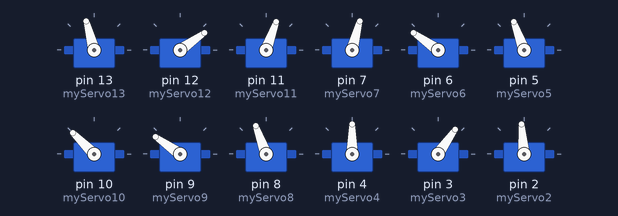
Recording of a sketch running on a simulated Arduino Uno, built with avr-gcc and run on an emulated ATmega328P. On the bench: 12 × servo.

Above: at 0.05 s.
At 0.5 s:
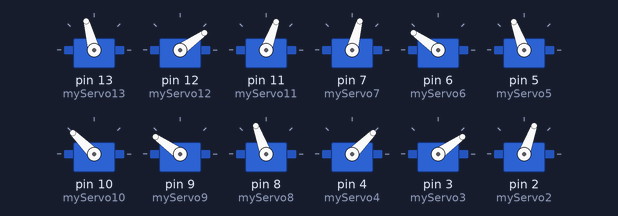
At 0.75 s:
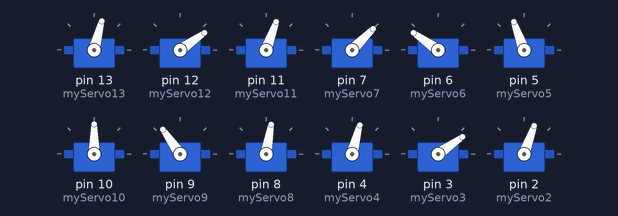
At 1.0 s:
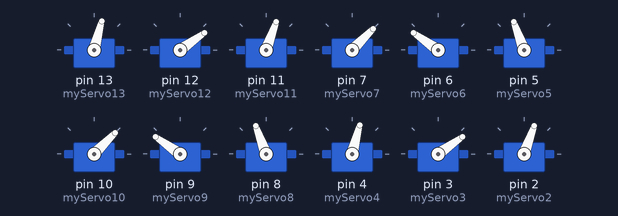
At 1.5 s:
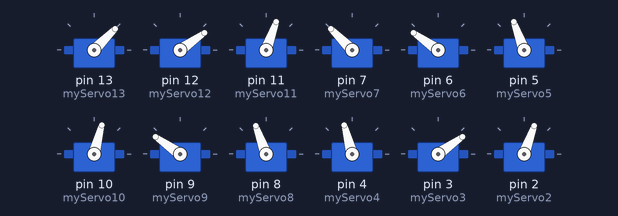
At 2.0 s:
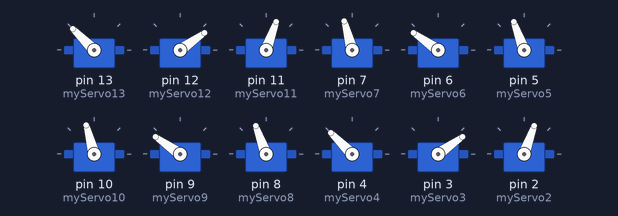
Timing chart, 0 to 4.6 s (numbered marks = the images above):
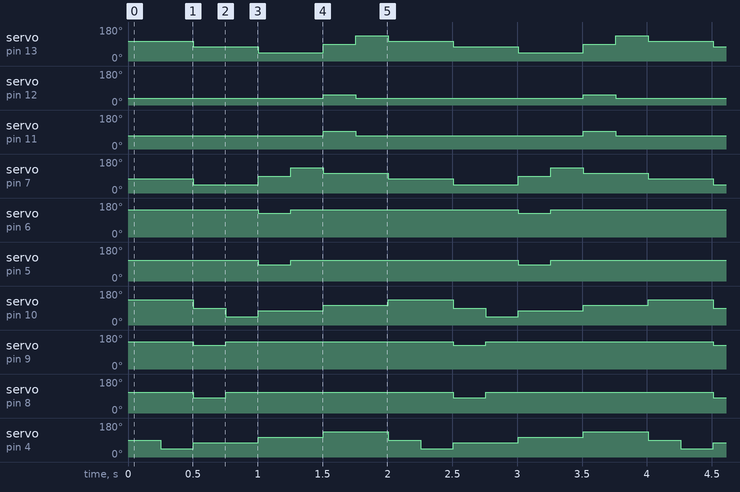

The sketch:

Albert_Walking_Robot_Final.ino
```cpp
// Ardublockly generated sketch
#include <Servo.h>

int delay2;

Servo myServo13;
Servo myServo12;
Servo myServo11;
Servo myServo7;
Servo myServo6;
Servo myServo5;
Servo myServo10;
Servo myServo9;
Servo myServo8;
Servo myServo4;
Servo myServo3;
Servo myServo2;

void setup() {
  myServo13.attach(13);
  myServo12.attach(12);
  myServo11.attach(11);
  myServo7.attach(7);
  myServo6.attach(6);
  myServo5.attach(5);
  myServo10.attach(10);
  myServo9.attach(9);
  myServo8.attach(8);
  myServo4.attach(4);
  myServo3.attach(3);
  myServo2.attach(2);
}

void loop() {
  delay2 = 250;

  myServo13.write(105);
  myServo12.write(35);
  myServo11.write(70);
  myServo7.write(75);
  myServo6.write(145);
  myServo5.write(110);
  myServo10.write(135);
  myServo9.write(145);
  myServo8.write(110);
  myServo4.write(90);
  myServo3.write(55);
  myServo2.write(95);
  delay(delay2);
  myServo4.write(45);
  myServo3.write(35);
  myServo2.write(70);
  delay(delay2);
  myServo13.write(75);
  myServo12.write(35);
  myServo11.write(70);
  myServo7.write(45);
  myServo6.write(145);
  myServo5.write(110);
  myServo10.write(90);
  myServo9.write(125);
  myServo8.write(80);
  myServo4.write(75);
  myServo3.write(35);
  myServo2.write(70);
  delay(delay2);
  myServo10.write(45);
  myServo9.write(145);
  myServo8.write(110);
  delay(delay2);
  myServo13.write(45);
  myServo12.write(35);
  myServo11.write(70);
  myServo7.write(90);
  myServo6.write(125);
  myServo5.write(85);
  myServo10.write(75);
  myServo9.write(145);
  myServo8.write(110);
  myServo4.write(105);
  myServo3.write(35);
  myServo2.write(70);
  delay(delay2);
  myServo7.write(135);
  myServo6.write(145);
  myServo5.write(110);
  delay(delay2);
  myServo13.write(90);
  myServo12.write(55);
  myServo11.write(95);
  myServo7.write(105);
  myServo6.write(145);
  myServo5.write(110);
  myServo10.write(105);
  myServo9.write(145);
  myServo8.write(110);
  myServo4.write(135);
  myServo3.write(35);
  myServo2.write(70);
  delay(delay2);
  myServo13.write(135);
  myServo12.write(35);
  myServo11.write(70);
  delay(delay2);

}
```

Measured:
- by itself, servo on pin 13 (myServo13): repeats every 2.0 s: 45° 0.50 s, 90° 0.25 s, 135° 0.25 s, 105° 0.50 s, 75° 0.50 s
- by itself, servo on pin 12 (myServo12), servo on pin 3 (myServo3): alternates 55° for 0.25 s and 35° for 1.8 s
- by itself, servo on pin 11 (myServo11), servo on pin 2 (myServo2): alternates 95° for 0.25 s and 70° for 1.8 s
- by itself, servo on pin 7 (myServo7): repeats every 2.0 s: 90° 0.25 s, 135° 0.25 s, 105° 0.50 s, 75° 0.50 s, 45° 0.50 s
- by itself, servo on pin 6 (myServo6), servo on pin 9 (myServo9): alternates 145° for 1.8 s and 125° for 0.25 s
- by itself, servo on pin 5 (myServo5): alternates 110° for 1.8 s and 85° for 0.25 s
- by itself, servo on pin 10 (myServo10): repeats every 2.0 s: 45° 0.25 s, 75° 0.50 s, 105° 0.50 s, 135° 0.50 s, 90° 0.25 s
- by itself, servo on pin 8 (myServo8): alternates 110° for 1.8 s and 80° for 0.25 s
